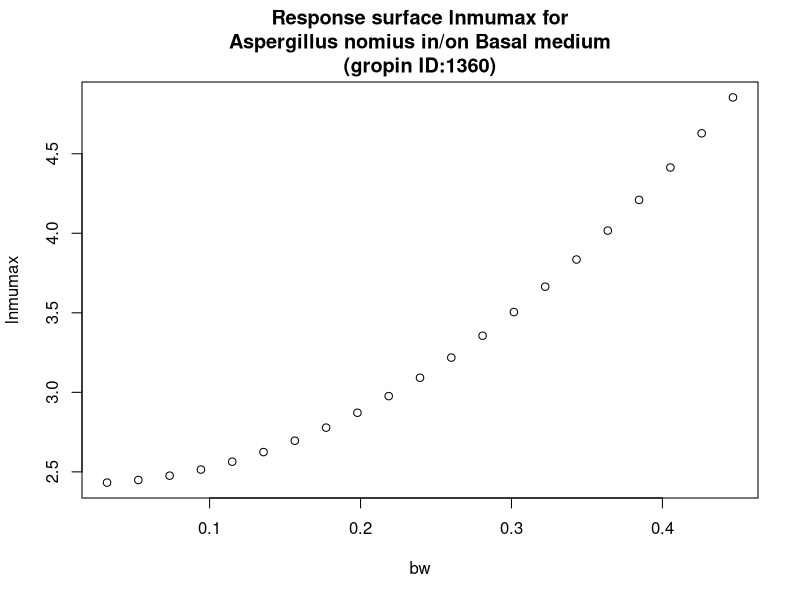

Recreate this plot in R.
#############################
# start of Parameter script
#############################
bw <- seq(0.032032,0.446753246753247,length.out=21)
#############################
# end of Parameter script
#############################
############################# 
# start of Model script Gropin ID 1360 
#############################
 
# constant coefficients for this model
 
variables <- data.frame(bw)
argumentsPar <- expand.grid(variables)
 
# heart of the model
response_surface <- function(bw) {
   mumax <-(2.429-0.303*bw+12.83*bw^2)

return(mumax=mumax)
} 

# output parameters
responseSurface <- cbind(argumentsPar,response_surface(argumentsPar['bw']))
colnames(responseSurface) <- c(colnames(argumentsPar),'lnmumax')
#############################
# End of Model script
#############################
############################# 
# start of Visualisation script Gropin ID 1360 
#############################
plot(bw,responseSurface$'lnmumax',xlab='bw',
                          ylab='lnmumax',main='Response surface lnmumax for
Aspergillus nomius in/on Basal medium
(gropin ID:1360)')
#############################
# End of Visualisation script
#############################
